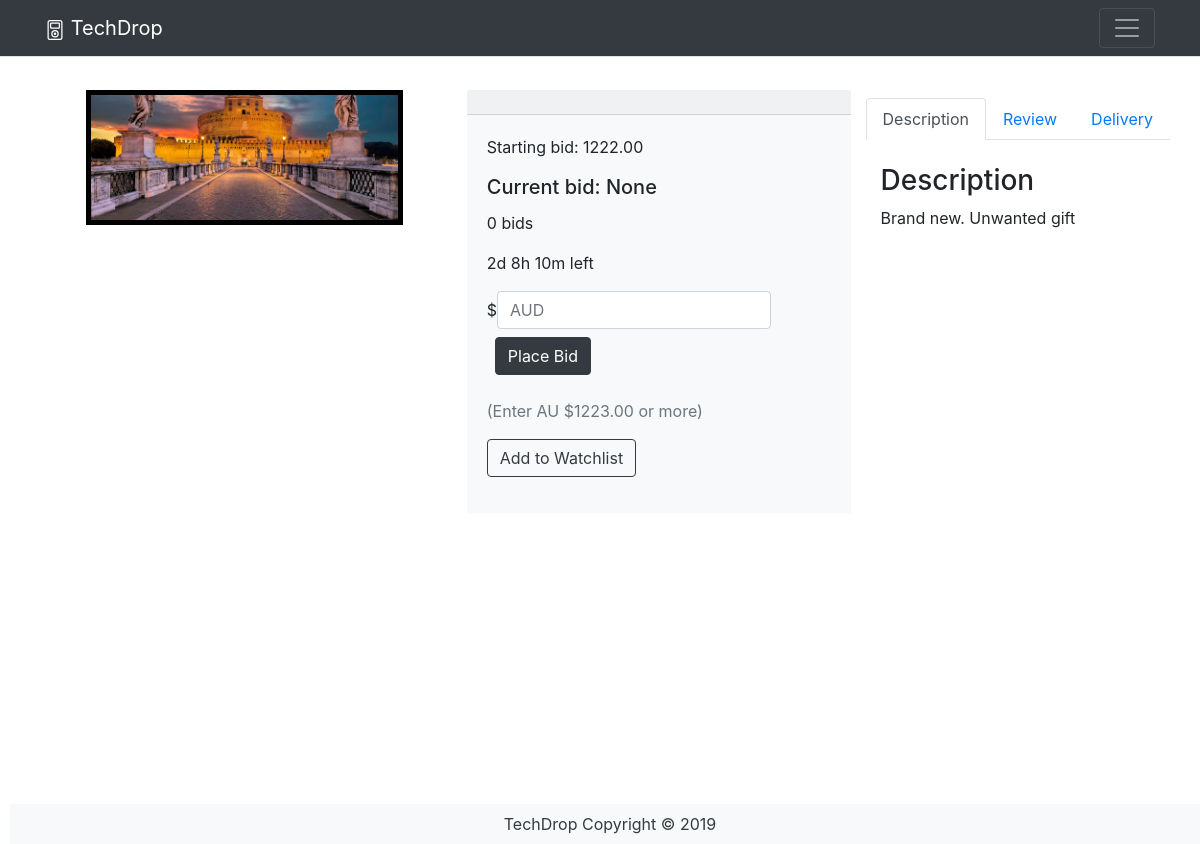
Screenshot of /auctions/1 (signed in) with the database file from the repository.
### PhoneApp/models.py (models this page shows, shortened)
class Auctions(db.Model):
    __tablename__ = 'auctions'
    id = db.Column(db.Integer, primary_key=True)
    title = db.Column(db.String(80), nullable=False)
    model = db.Column(db.String(80), nullable=False)
    description = db.Column(db.String(200))
    image = db.Column(db.String(400))
    open_bid = db.Column(db.Float(), nullable=False)
    start = db.Column(db.DateTime, default=datetime.now())
    end = db.Column(db.DateTime)
    user_id = db.Column(db.Integer, db.ForeignKey('users.id'))
    brand_id = db.Column(db.Integer, db.ForeignKey('brands.id'))
    condition_id = db.Column(db.Integer, db.ForeignKey('condition.id'))
    reviews = db.relationship('Review', backref='auction')
    bids = db.relationship('Bid', backref='auction')
    watchlists = db.relationship('Watchlist', backref='auction')

### PhoneApp/auctions.py (the view)
@bp.route('/<id>',  methods=['GET', 'POST'])
def show(id):
    auction = Auctions.query.filter_by(id=id).first()
    placebid = PlaceBidForm()
    review_form = ReviewForm()
    watchlist_form = WatchListForm()
    current_bid = db.session.query(
        func.max(Bid.bid_amount)).filter_by(auction_id=id).scalar()
    current_bid2f = None
    if current_bid is not None:
        current_bid2f = "{:.2f}".format(current_bid)
    starting_bid = (float(auction.open_bid))
    starting_bid2f = "{:.2f}".format(starting_bid)
    bid_number = Bid.query.filter_by(auction_id=id).count()
    priceControl = ''
    if current_bid is None:
        priceControl = starting_bid + 1
    else:
        priceControl = current_bid + 1
    priceControl2f = "{:.2f}".format(priceControl)
    add_to_watchlist_button = ''
    watchlistAdded = Watchlist.query.filter_by(
        user_id=current_user.id).filter_by(auction_id=id).first()
    if watchlistAdded is None:
        add_to_watchlist_button = 'Add to Watchlist'
    else:
        add_to_watchlist_button = 'Remove from Watchlist'
    return render_template('auctions/show.html', auction=auction, review_form=review_form, watchlist=watchlist_form, bid_form=placebid, current_bid=current_bid2f, bid_number=bid_number,
                           starting_bid=starting_bid2f, priceControl=priceControl2f, add_to_watchlist_button=add_to_watchlist_button)

### PhoneApp/forms.py
class PlaceBidForm(FlaskForm):
    bid_amount = FloatField('$', [validators.NumberRange(min=1)])
    place = SubmitField('Place Bids')

class ReviewForm(FlaskForm):
    review = TextAreaField('', validators=[InputRequired('Review Is Required'), Length(
        min=5, max=400, message='Comment is too long or too short')])
    submit = SubmitField('Write Review')

### PhoneApp/templates/Auctions/show.html (shortened to what this page needs)
{% extends 'base.html' %}
{% import "bootstrap/wtf.html" as wtf %}
{% block content %}
<div class="container">
    <div class="row mt-2">
        <div class="col ml-2">
            <div class="text-center">
                <picture style="position:relative; left:0px; top:25px;">
                    <img src="{{auction.image}}" class="image" srcset="{{auction.image}} 5000w"
                        style="border:5px solid black" style=".image;margin:50px 0px">
                </picture>
            </div>
        </div>
        <div class="col mt-0.5">
            <div class="itemcard bg-light mb-3" style="position:relative; left: 0px; top:25px;">
                <div class="card-header">{{ auction.name}}</div>
                <div class="card-body">
                    <p class="card-text">Starting bid: {{ starting_bid }}</p>
                    <h5 class="card-title">Current bid: {{ current_bid }}</h5>
                    <p class="card-text">{{ bid_number }} bids</p>
                    <p class="card-text">2d 8h 10m left</p>
                    <form class="form-inline" action="/auctions/{{auction.id}}/bid" method="POST" class="form"
                        role="form">
                        <div class="form-group mb-2">
                            {{ wtf.form_field(bid_form.bid_amount, placeholder="AUD") }}
                        </div>
                        <button type="submit" id="place" name="place" class="btn btn-dark mb-2 ml-2">Place Bid</button>
                    </form>
                    <div>
                        <p class="text-muted">(Enter AU ${{priceControl}} or more)</p>
                    </div>
                    <form action="/watchlists/{{(auction.id)}}/add" method="POST" class="form" role="form">
                        <button type="submit" id="add" name="add"
                            class="btn btn-outline-dark">{{add_to_watchlist_button}}</button>
                    </form>
                </div>
            </div>
        </div>
        <div class="row mt-2">
            <div class="container" style="position:relative; left: 0px; top:25px;">
                <ul class="nav nav-tabs" id="myTab" role="tablist">
                    <li class="nav-item" role="presentation">
                        <a class="nav-link active" id="description-tab" data-toggle="tab" href="#description" role="tab"
                            aria-controls="description" aria-selected="true">Description</a>
                    </li>
                    <li class="nav-item" role="presentation">
                        <a class="nav-link" id="review-tab" data-toggle="tab" href="#review" role="tab"
                            aria-controls="review" aria-selected="false">Review</a>
                    </li>
                    <li class="nav-item" role="presentation">
                        <a class="nav-link" id="contact-tab" data-toggle="tab" href="#delivery" role="tab"
                            aria-controls="delivery" aria-selected="false">Delivery</a>
                    </li>
                </ul>
                <div class="tab-content">
                    <div id="description" class="container tab-pane active"><br>
                        <h3>Description</h3>
                        <p>{{auction.description}}</p>
                    </div>
                </div>
            </div>
        </div>
    </div>
</div>
{% endblock %}

### rows the page displays
Auctions: image (picture), description "Brand new. Unwanted gift"

### other values shown
{{ starting_bid }} "1222.00"
{{ current_bid }} "None"
{{ bid_number }} "0"
{{ priceControl }} "1223.00"
{{ add_to_watchlist_button }} "Add to Watchlist"
